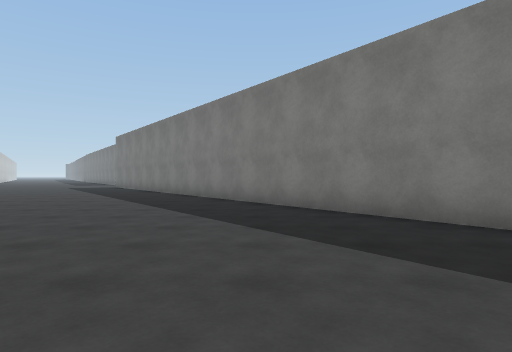
view 1 (above)

24 first-person views from a walk through a scene from a Unity 3-D project. The camera is 1.2 m above the floor, looks level and sees 75° across. The floor is counted in squares, 2 m on a side. Each view is taken from the middle of a square. On the plan, view 1 faces up. The plan holds only what a view shows up to about 10 squares ahead; the rest is blank. The place goes on beyond the plan. The player character is not drawn. Some animated figures are left out. Surface patterns are stand-ins for the level's own textures.

view 2
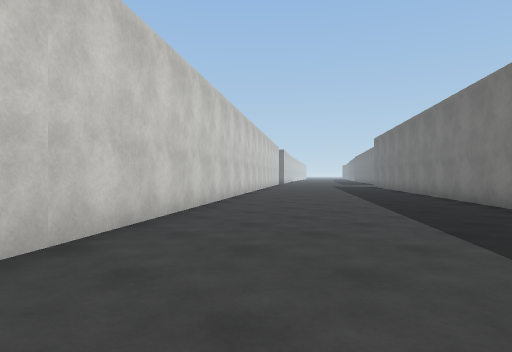

view 3
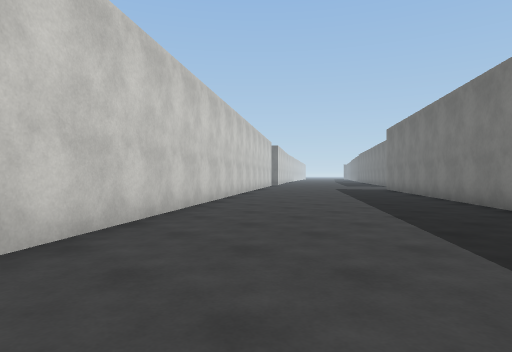

view 4
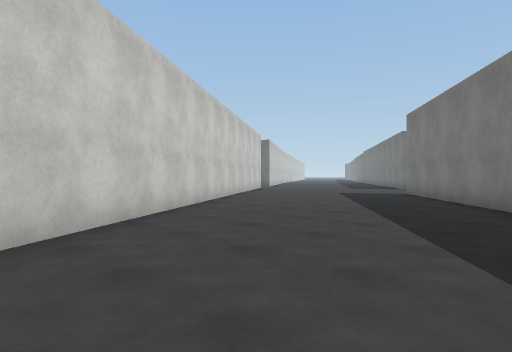

view 5
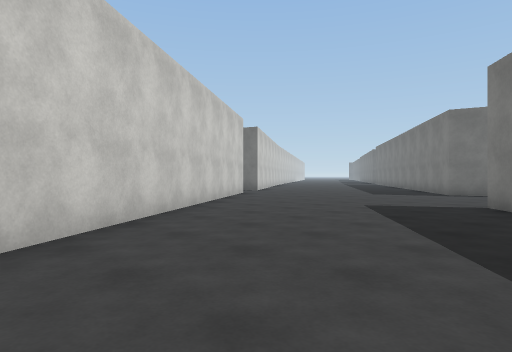

view 6
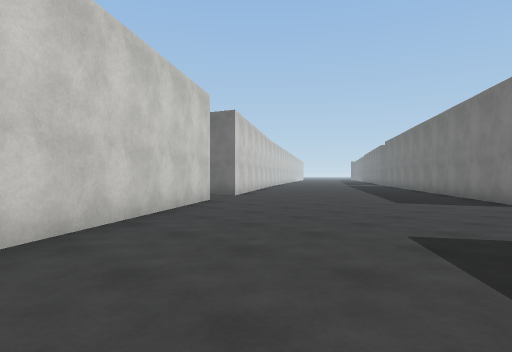

view 7
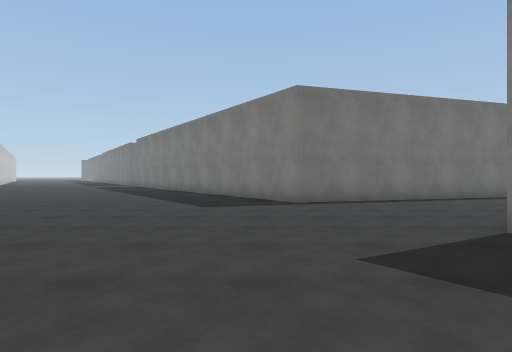

view 8
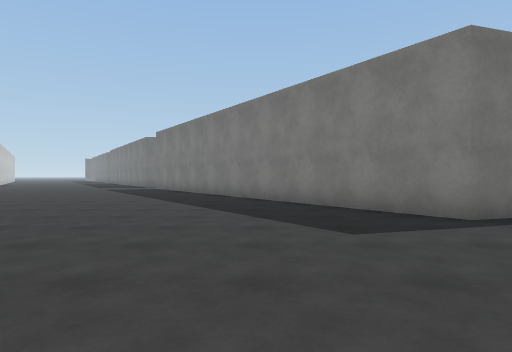

view 9
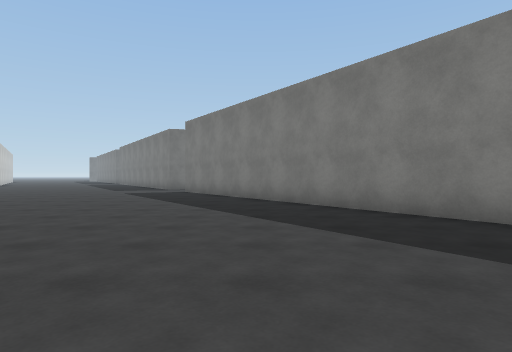

view 10
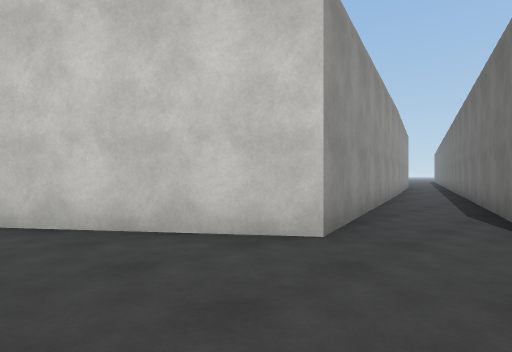

view 11
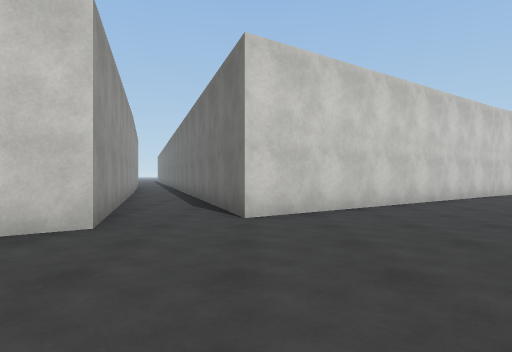

view 12
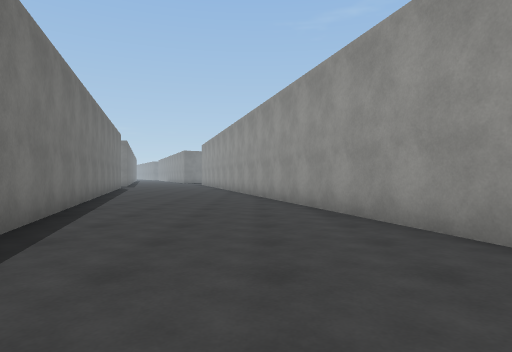

view 13
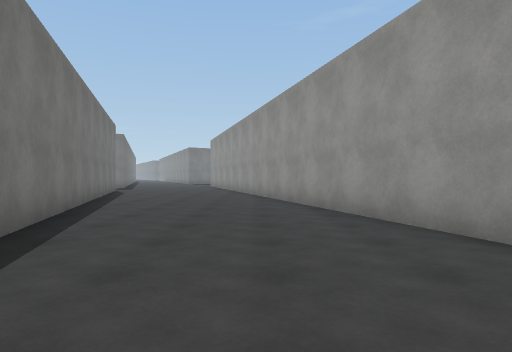

view 14
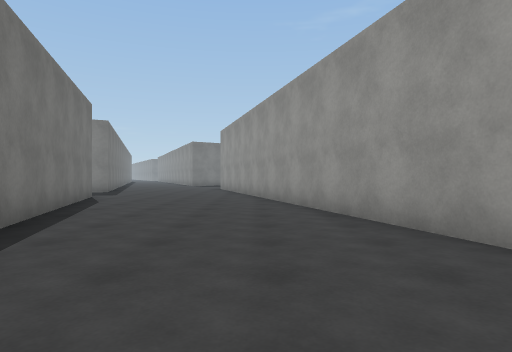

view 15
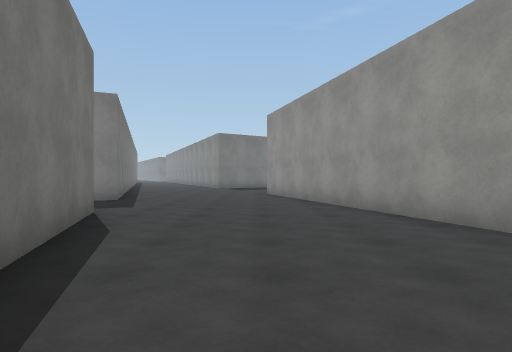

view 16
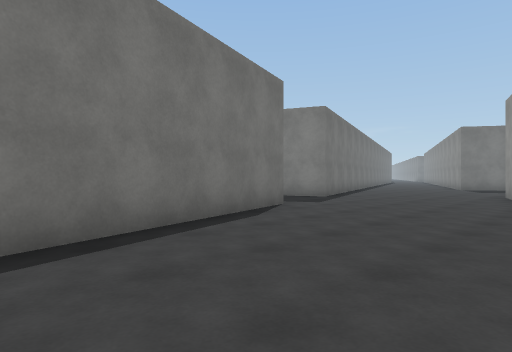

view 17
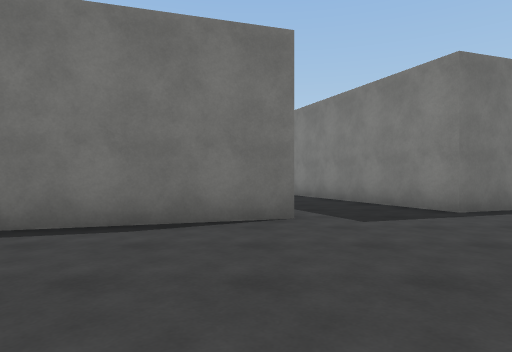

view 18
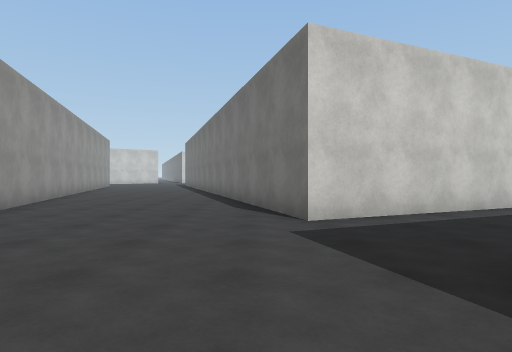

view 19
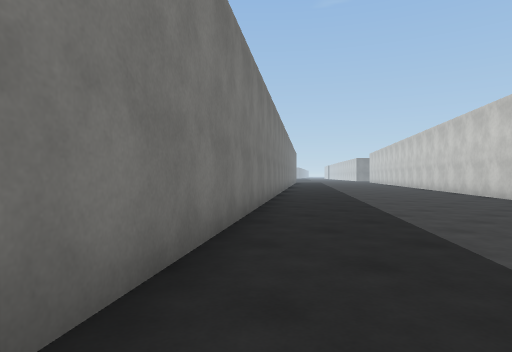

view 20
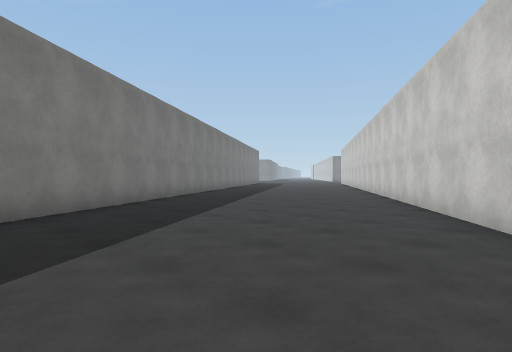

view 21
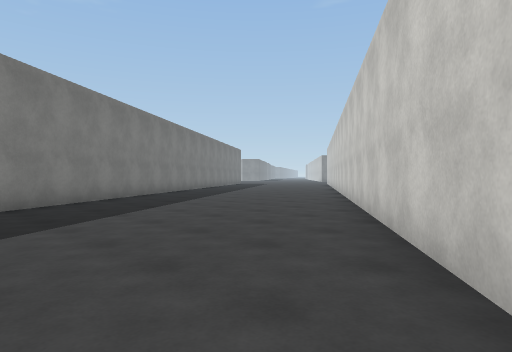

view 22
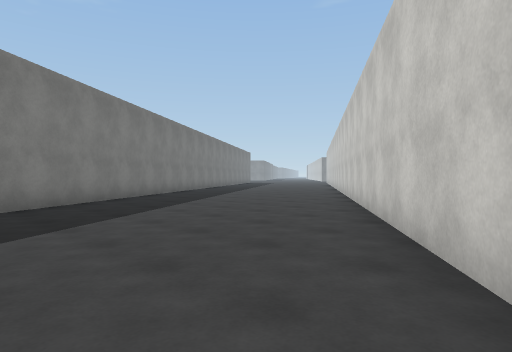

view 23
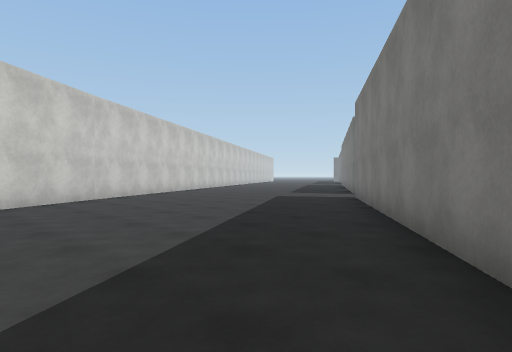

view 24
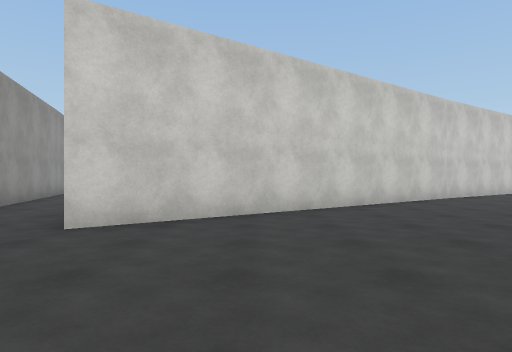

### Floor plan
Points are (right, up) in squares from view 1. A wall is a line through its corners. A room is listed if a view was taken in it or the views show most of it. See-through windows are left out.
Room 1 (views 1, 2, 3, 4, 5, 6, 7, 8, 9, 10, 11, 12, 13, 14, 15, 16, 17, 18, 19, 20, 21, 22, 23, 24)
walls: (-6.2, 17.8) (12.1, 23.3); (-14.8, 18.2) (4.1, -8); (5.9, 30.5) (7.5, 26.7) (-9.1, 21.5) (-15.2, 30.5); (-21.2, 27) (-15.9, 19.6); (-21.5, 28) (-20.9, 27.1); (11.8, 28) (10.3, 27.5) (9, 30.6); (9.7, -5.6) (-7.4, 17.6)
ways out: opening at (-15, 19)
Room 2 (no view inside)
walls: (-21.5, 16.1) (-17.3, 17.4); (-17.8, 19.2) (-21.4, 18)
ways out: opening at (-18, 18)

Positions as (right, up) in squares from view 1, and headings:
1: (0, 0), facing up
2: (1, 0), facing up-left
3: (-1, 3), facing up-left
4: (-3, 6), facing up-left
5: (-6, 10), facing up-left
6: (-8, 13), facing up-left
7: (-10, 14), facing up
8: (-12, 17), facing up
9: (-14, 20), facing up
10: (-12, 20), facing down-left
11: (-11, 20), facing left
12: (-9, 20), facing right
13: (-6, 21), facing right
14: (-2, 22), facing right
15: (2, 24), facing right
16: (2, 22), facing up-right
17: (7, 22), facing up
18: (12, 26), facing left
19: (0, 6), facing down-right
20: (0, 1), facing down-right
21: (0, -1), facing down-right
22: (-2, 2), facing down-right
23: (-12, 24), facing up-left
24: (-12, 22), facing left
